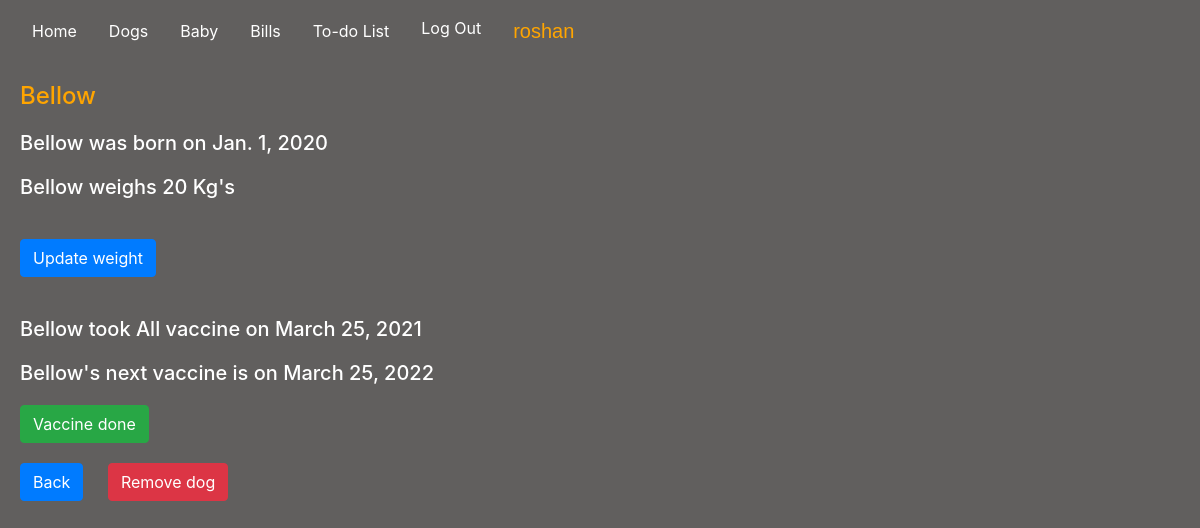
/dogs/Bellow (signed in), run on the app's committed database.
### housemanager/models.py (models this page shows, shortened)
class Dogs(models.Model):
    dog_name = models.CharField(max_length=200)
    dog_birthdate = models.DateField(auto_now=False, auto_now_add=False)
    dog_weight = models.IntegerField(default=0)
    def __str__(self):
        return f"{self.dog_name}"

class Vaccine(models.Model):
    vaccine_dog = models.ForeignKey(Dogs, on_delete=models.CASCADE)
    vaccine_type = models.CharField(max_length=200)
    vaccine_lastdate = models.DateField(auto_now=False, auto_now_add=False)
    vaccine_duedate = models.DateField(auto_now=False, auto_now_add=False)
    v_done = models.BooleanField(default=False)

### housemanager/views.py (the view)
# urls.py: path("dogs/<str:name>", views.dog_name, name="dog_name"),
@login_required(login_url="/login")
def dog_name(request, name):
    if request.method == "GET":
        dog_details = Dogs.objects.filter(dog_name=name)
        dog_id = Dogs.objects.get(dog_name = name)
        try:
            dog_vac = Vaccine.objects.get(vaccine_dog = dog_id)
            return render(request, "housemanager/dog_name.html", {
            "dog_details": dog_details,
            "vaccine": dog_vac,
        })
        except:
            return render(request, "housemanager/dog_name.html", {
            "dog_details": dog_details,
            })
    elif request.method == "POST":
        pass

### housemanager/templates/housemanager/dog_name.html (shortened to what this page needs)
{% extends "housemanager/layout.html" %}
{% load static %}
{% block body %}
    {% for dog_details in dog_details %}
        <h4 style="color: orange;" id="name">{{dog_details.dog_name}}</h4>
        <h5>{{dog_details.dog_name}} was born on {{dog_details.dog_birthdate}}</h5>
        <h5 id="weight-field">{{dog_details.dog_name}} weighs {{dog_details.dog_weight}} Kg's</h5>
        <button id="weight" class="btn-primary btn">Update weight</button>
    {% endfor %}
    {% if vaccine %}
        <h5>{{vaccine.vaccine_dog}} took {{vaccine.vaccine_type}} vaccine on {{vaccine.vaccine_lastdate}}</h5>
        <h5>{{vaccine.vaccine_dog}}'s next vaccine is on {{vaccine.vaccine_duedate}}</h5>
        <button class="btn btn-success" id="vacc-done">Vaccine done</button>
    {% endif %}
<button id="back" class="btn-primary btn">Back</button>
<button id="remove" class="btn btn-danger">Remove dog</button>
{% endblock %}

### housemanager/templates/housemanager/layout.html (shortened to what this page needs)
{% load static %}
<!DOCTYPE html>
<html lang="en">
    <head>
        <link rel="stylesheet" href="https://stackpath.bootstrapcdn.com/bootstrap/4.4.1/css/bootstrap.min.css">
        <link href="{% static 'housemanager/styles.css' %}" rel="stylesheet">
    </head>
    <body>
        <nav id="topnav" class="navbar navbar-expand-lg">
            <a class="nav-link active" href="{% url 'index' %}">Home</a>
            <a class="nav-link active" href="{% url 'dogs' %}">Dogs</a>
            <a class="nav-link active" href="{% url 'baby' %}">Baby</a>
            <a class="nav-link active" href="{% url 'bills' %}">Bills</a>
            <a class="nav-link active" href="{% url 'todo' %}">To-do List</a>
            <div>
              <ul class="nav">
                {% if user.is_authenticated %}
                    <li class="nav-item">
                        <a class="nav-link" href="{% url 'logout' %}">Log Out</a>
                    </li>
                    <li class="nav-item">
                        <a class="nav-link" id="user" >{{user}}</a>
                    </li>
                {% else %}
                    <li class="nav-item">
                        <a class="nav-link" href="{% url 'login' %}">Log In</a>
                    </li>
                {% endif %}
              </ul>
            </div>
         </nav>
                {% block body %}
                {% endblock %}
    </body>
</html>

### housemanager/static/housemanager/styles.css (style rules this page uses)
html, body { background-color: #615f5e; margin: 0; padding: 0; display: block; }
h4, h3 { color: white; margin: 20px; }
h5, h6 { color: white; margin: 20px; }
a { color: white; }
.btn-primary { margin: 20px; }
#vacc-done { margin-left: 20px; }
#user { color: orange; font-size: 15pt; font-family: 'Lucida Sans', 'Lucida Sans Regular', 'Lucida Grande', 'Lucida Sans Unicode', Geneva, Verdana, sans-serif; }

### data on the page
Dogs: dog_name "Bellow", dog_birthdate "Jan. 1, 2020", dog_weight "20"
Vaccine: vaccine_dog "Bellow", vaccine_type "All", vaccine_lastdate "March 25, 2021", vaccine_duedate "March 25, 2022"

### other printed values
{{ user }} "roshan"
